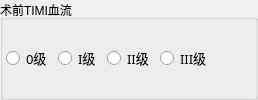
          <widget class="QGroupBox" name="m_grpSQTIMI">
           <property name="title">
            <string>术前TIMI血流</string>
           </property>
           <layout class="QHBoxLayout" name="horizontalLayout_4">
            <property name="leftMargin">
             <number>3</number>
            </property>
            <property name="topMargin">
             <number>3</number>
            </property>
            <property name="rightMargin">
             <number>3</number>
            </property>
            <property name="bottomMargin">
             <number>3</number>
            </property>
            <item>
             <widget class="QRadioButton" name="m_radSQTIMI0">
              <property name="font">
               <font>
                <family>微软雅黑</family>
                <pointsize>10</pointsize>
               </font>
              </property>
              <property name="text">
               <string>0级</string>
              </property>
             </widget>
            </item>
            <item>
             <widget class="QRadioButton" name="m_radSQTIMI1">
              <property name="font">
               <font>
                <family>微软雅黑</family>
                <pointsize>10</pointsize>
               </font>
              </property>
              <property name="text">
               <string>I级</string>
              </property>
             </widget>
            </item>
            <item>
             <widget class="QRadioButton" name="m_radSQTIMI2">
              <property name="font">
               <font>
                <family>微软雅黑</family>
                <pointsize>10</pointsize>
               </font>
              </property>
              <property name="text">
               <string>II级</string>
              </property>
             </widget>
            </item>
            <item>
             <widget class="QRadioButton" name="m_radSQTIMI3">
              <property name="font">
               <font>
                <family>微软雅黑</family>
                <pointsize>10</pointsize>
               </font>
              </property>
              <property name="text">
               <string>III级</string>
              </property>
             </widget>
            </item>
            <item>
             <spacer name="horizontalSpacer_3">
              <property name="font">
               <font>
                <family>微软雅黑</family>
                <pointsize>10</pointsize>
               </font>
              </property>
              <property name="orientation">
               <enum>Qt::Horizontal</enum>
              </property>
              <property name="sizeHint" stdset="0">
               <size>
                <width>40</width>
                <height>20</height>
               </size>
              </property>
             </spacer>
            </item>
           </layout>
          </widget>
